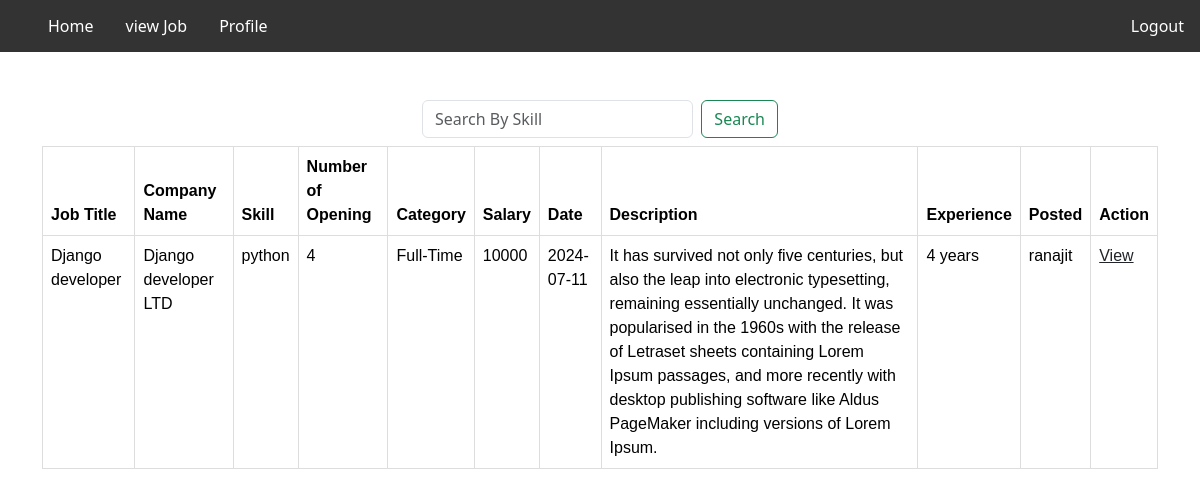
/dashboard/ (signed in), run on the app's committed database.
### jobApp/models.py (models this page shows)
class add_job(models.Model):
    job_title=models.CharField(max_length=100, null=True)
    company_name=models.CharField(max_length=100, null=True)
    company_des=models.CharField(max_length=100, null=True)
    job_des=models.CharField(max_length=100, null=True)
    address=models.CharField(max_length=100, null=True)
    qualification=models.CharField(max_length=100, null=True)
    salary=models.CharField(max_length=100, null=True)
    date_line=models.CharField(max_length=100, null=True)
    designation=models.CharField(max_length=100, null=True)
    experience=models.CharField(max_length=100, null=True)
    skill=models.CharField(max_length=100, null=True)
    nop=models.CharField(max_length=100, null=True)
    category=models.CharField(max_length=100, null=True)
    created_by=models.ForeignKey(Custom_User, on_delete=models.CASCADE, null=True)

class Custom_User(AbstractUser):
    USER=[
        ('recruiter', 'Recruter'), ('jobseeker', 'JobSeeker')
    ]
    display_name=models.CharField(max_length=100, null=True)
    user_type=models.CharField(choices=USER, max_length=100, null=True)
    dob=models.CharField(max_length=100, null=True)
    blood=models.CharField(max_length=100, null=True)
    gender=models.CharField(max_length=100, null=True)
    image=models.ImageField(upload_to="static/media", null=True)

### jobApp/views.py (the view)
# urls.py: path('dashboard/', dashboard, name='dashboard'),
@login_required
def dashboard(request):
    alljob = add_job.objects.all()
    return render(request, 'dashboard.html', {'alljob':alljob})

### jobApp/templates/dashboard.html (shortened to what this page needs)
{% extends "base.html" %}
{% block content %}
<!DOCTYPE html>
<html>
<head>
    <link rel="stylesheet" href="https://cdn.jsdelivr.net/npm/bootstrap@5.3.2/dist/css/bootstrap.min.css">
</head>
<body>
  <div class="container mt-5">
    <div class="row">
        <div class="col-md-4">
        </div>
        <div class="col-md-4">
            <form action="{% url 'searchSkill' %}" class="d-flex mb-2">
                <input name="query" class="form-control me-2" type="search" placeholder="Search By Skill  " aria-label="Search">
                <button class="btn btn-outline-success" type="submit">Search</button>
            </form>
        </div>
        <div class="col-md-4">
        </div>
    </div>
    <table class="table">
      <thead class="thead-dark">
        <tr>
          <th scope="col">Job Title</th>
          <th scope="col">Company Name</th>
          <th scope="col"> Skill</th>
          <th scope="col">Number of Opening</th>
          <th scope="col">Category</th>
          <th scope="col">Salary</th>
          <th scope="col">Date</th>
          <th scope="col">Description</th>
          <th scope="col">Experience</th>
          <th scope="col">Posted</th>
          <th scope="col">Action</th>
        </tr>
      </thead>
      <tbody>
        {% for i in alljob %}
                <tr>
                    <td>{{i.job_title}}</td>
                    <td>{{i.company_name}}</td>
                    <td>{{i.skill}}</td>
                    <td>{{i.nop}}</td>
                    <td>{{i.category}}</td>
                    <td>{{i.salary}}</td>
                    <td>{{i.date_line}}</td>
                    <td>{{i.company_des}}</td>
                    <td>{{i.experience}}</td>
                    <td>{{i.created_by}}</td>
                    <td><a class="text-dark font-weight-bold" href="{% url 'singleview' i.id %}">View</a></td>
                </tr>
        {% endfor %}
      </tbody>
    </table>
  </div>
{% endblock content %}

### jobApp/templates/base.html
{% include "navbar.html" %}
{% block content %}
{% endblock content %}

### jobApp/templates/navbar.html (shortened to what this page needs)
<!DOCTYPE html>
<html>
    <head>
    </head>
    <body>
        <ul>
            <li><a class="active" href="{% url 'dashboard' %}">Home</a></li>
            {% if user.user_type == 'jobseeker' %}
            <li><a href="{% url 'view_job_apply' %}">view Job</a></li>
            {% endif %}
            <li><a href="{% url 'profile' %}">Profile</a></li>
            <li style="float:right; color:#FFFF00;"><a class="active" href="{% url 'logoutpage' %}">Logout</a></li>
        </ul>
    </body>
</html>

### jobApp/templates/navbar.html (style rules this page uses)
body { background: #f2f2f2; font-family: 'Open Sans', sans-serif; }
ul { list-style-type: none; margin: 0; padding: 0; overflow: hidden; background-color: #333; }
li { float: left; }
li a { display: block; color: white; text-align: center; padding: 14px 16px; text-decoration: none; }

### jobApp/templates/dashboard.html (style rules this page uses)
table { font-family: arial, sans-serif; border-collapse: collapse; width: 100%; }
td, th { border: 1px solid #dddddd; text-align: left; padding: 8px; }

### data on the page
add_job: job_title "Django developer", company_name "Django developer LTD", skill "python", nop "4", category "Full-Time", salary "10000", date_line "2024-07-11", company_des "It has survived not only five centuries, but also the leap into electronic typesetting, remaining essentially unchanged. It was popularised in the 1960s with the release of Letraset sheets containing Lorem Ipsum passages, and more recently with desktop publishing software like Aldus PageMaker including versions of Lorem Ipsum.", experience "4 years", created_by "ranajit"
